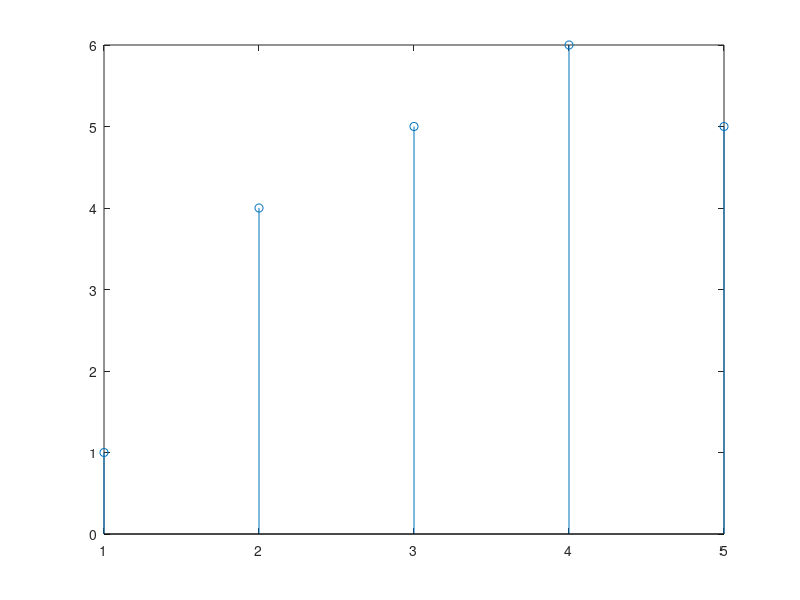
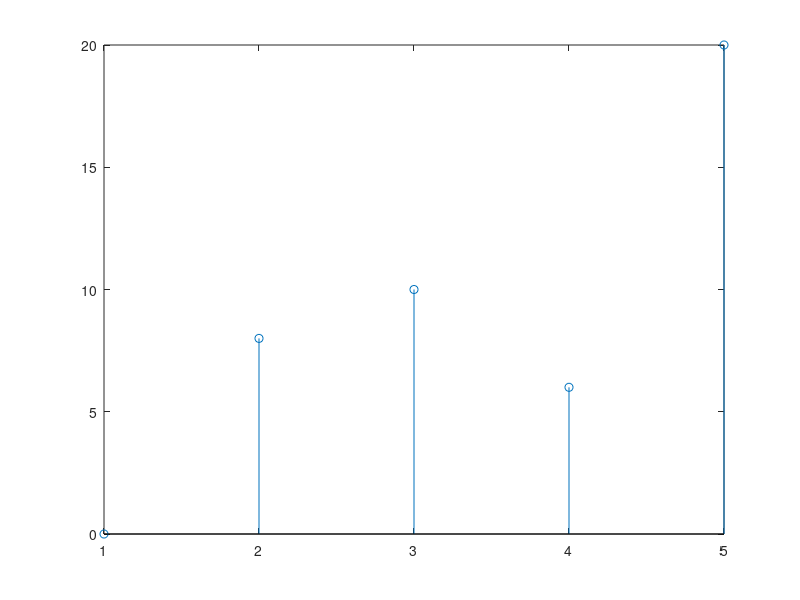
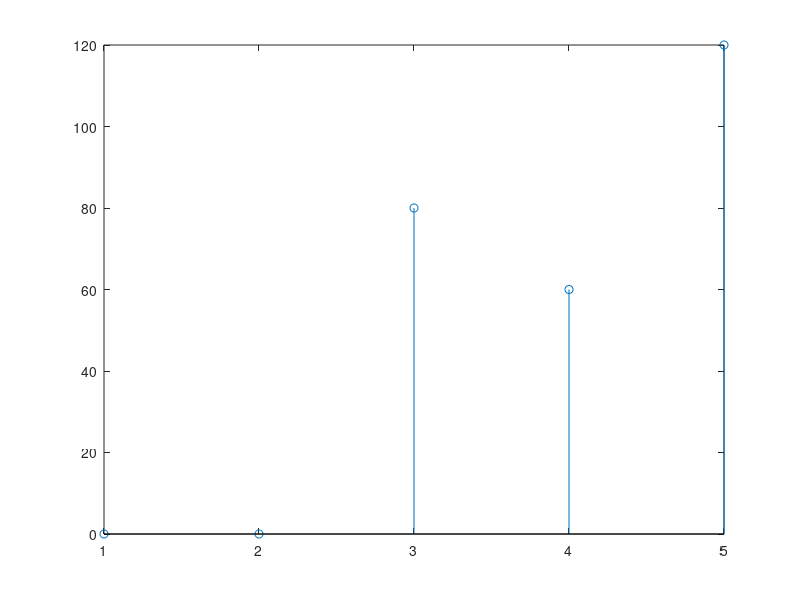
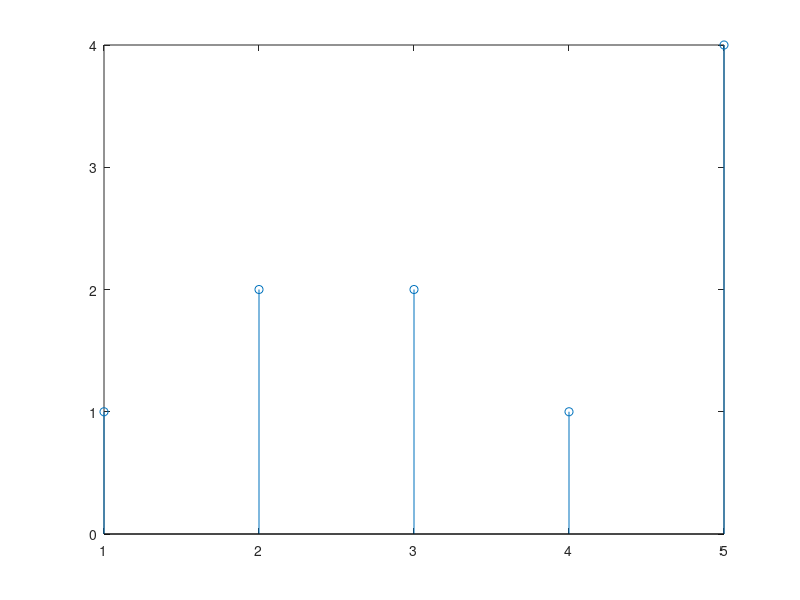

The MATLAB source for these figures, in order:
x=[1,2,2,1,4];
y=[1,4,5,6,5];
z=[];
w=[];

figure(5);
stem(x);
figure(1);
stem(y);

for I=2:length(x)
  z(I)=x(I)*y(I);
  w(I)=z(I)*z(I-1);   
end
figure(2);
stem(z);
figure(3);
stem(w);
